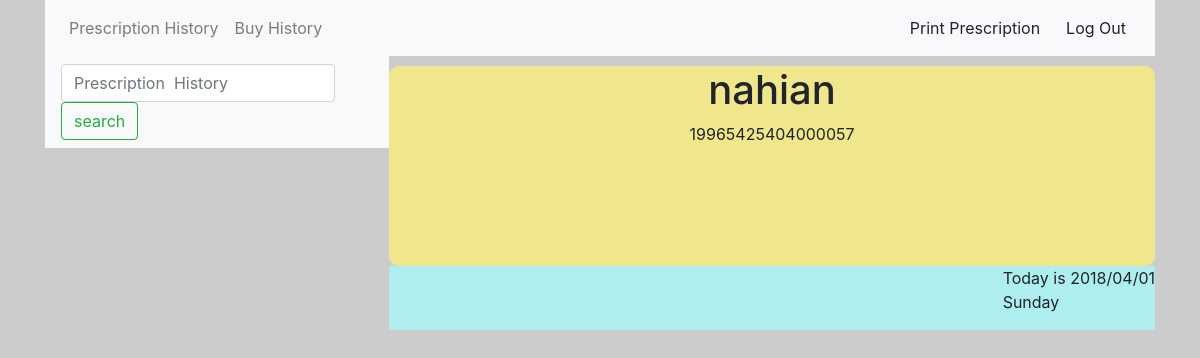
The app's page /patient_page_1.php (signed in), older data.
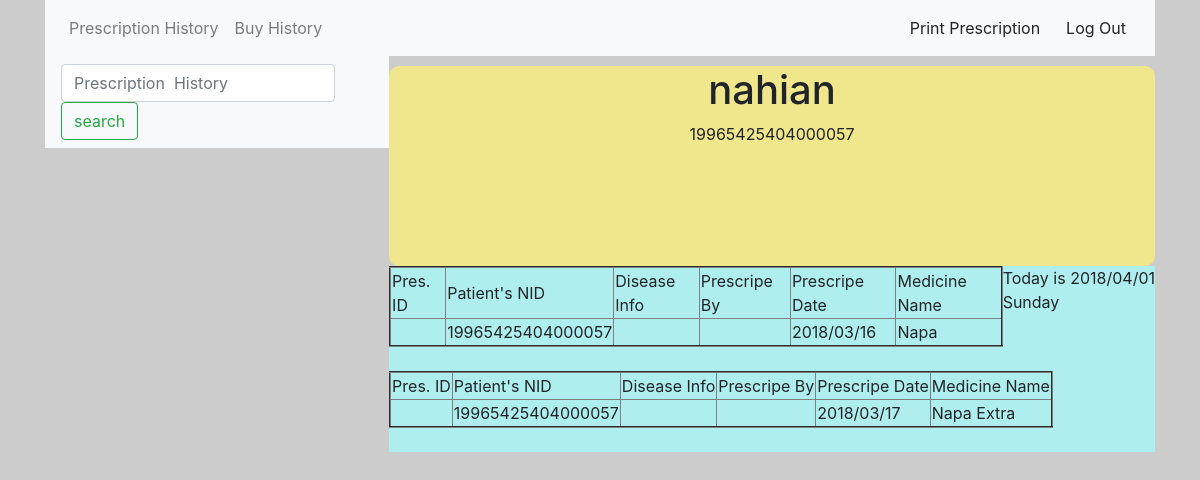
The same page, newer data.
### tables this page shows
CREATE TABLE `prescription` (
  `id` int(11) NOT NULL,
  `PatientNID` varchar(100) NOT NULL,
  `MedicinName` varchar(250) NOT NULL,
  `DogePerDay` int(10) NOT NULL,
  `TimeinaDay` varchar(100) NOT NULL,
  `Duration` int(10) NOT NULL,
  `BeforAfterEat` varchar(100) NOT NULL,
  `FileOrReport` varchar(100) NOT NULL,
  `Date` varchar(100) NOT NULL,
  `DrName` varchar(100) NOT NULL
);

### patient_page_1.php (the view, shortened to what this page needs)
<!doctype html>
<html lang="en">
  <head>
    <link rel="stylesheet" href="css/bootstrap.min.css">
  </head>
  <body>
    <?php
   $nid=$_SESSION["p_nid"];
   $name=$_SESSION["p_name"];
   include "connection.php";
   ?>
<div class=container>
<div class="manuber">
<nav class="navbar navbar-expand-lg navbar-light bg-light">
  <div class="collapse navbar-collapse" id="navbarTogglerDemo01">
    <ul class="navbar-nav mr-auto mt-2 mt-lg-0">
      <li class="nav-item">
        <a class="nav-link" href="patient_page_1.php">Prescription  History</a>
      </li>
      <li class="nav-item">
        <a class="nav-link" href="patient_page_2.php">Buy  History</a>
      </li>
    </ul>
 <a  class="btn btn-light" name=""   href="a1.php" target="_blank"  >
<?php
  echo"Print Prescription"; ?>
</a>
    <form method="POST" action="logout.php">
      <button type="submit" class="btn btn-light" name="">Log Out</button>
    </form>
  </div>
</div>
<div class="pharma_Name">
  <h1><?php  echo $name;  ?></h1>
  <p><?php  echo $nid;  ?></p>
</div>
<div class="c2_pharma">
<div class="Date">
  <p><?php
echo "Today is " . date("Y/m/d") . "<br>";
echo  date("l");
?></p>
</div>
  <?php
$query=("select * from prescription where PatientNID ='$nid' ");
$result=mysqli_query($connection,$query);
if ($result) {
  while ($row = mysqli_fetch_array($result)) {
  echo " <table border='2'>
  <tr> <td>Pres. ID</td>  <td>Patient's NID</td><td>Disease Info</td> <td>Prescripe By</td><td>Prescripe Date</td><td>Medicine Name</td></tr>
   <tr>  <td>".$row["pid"]."</td> <td>".$row["PatientNID"]."</td><td>".$row["Disease_info"]."</td> <td>".$row["dname"]."</td><td>".$row["Date"]."</td><td>".$row["MedicinName"]."</td></tr>
</table>
<br>
  ";
  }
}
else{
  echo "<h6 >NO RECORD FOUND</h6>";
}
?>
</div>
<div class="slideber_pharma">
  <nav class="navbar navbar-light bg-light">
  <form class="form-inline" method="POST">
   <input class="form-control mr-sm-2" type="search" placeholder="Prescription  History" aria-label="Search" name="search">
    <button class="btn btn-outline-success my-2 my-sm-0" type="submit" name="button">search</button></br>
  </form>
</nav>
</div>
</div>
  </body>
</html>

Row changes from the older to the newer data that the page shows:
added prescription: PatientNID "19965425404000057", Date "2018/03/16", MedicinName "Napa"
added prescription: PatientNID "19965425404000057", Date "2018/03/17", MedicinName "Napa Extra"
